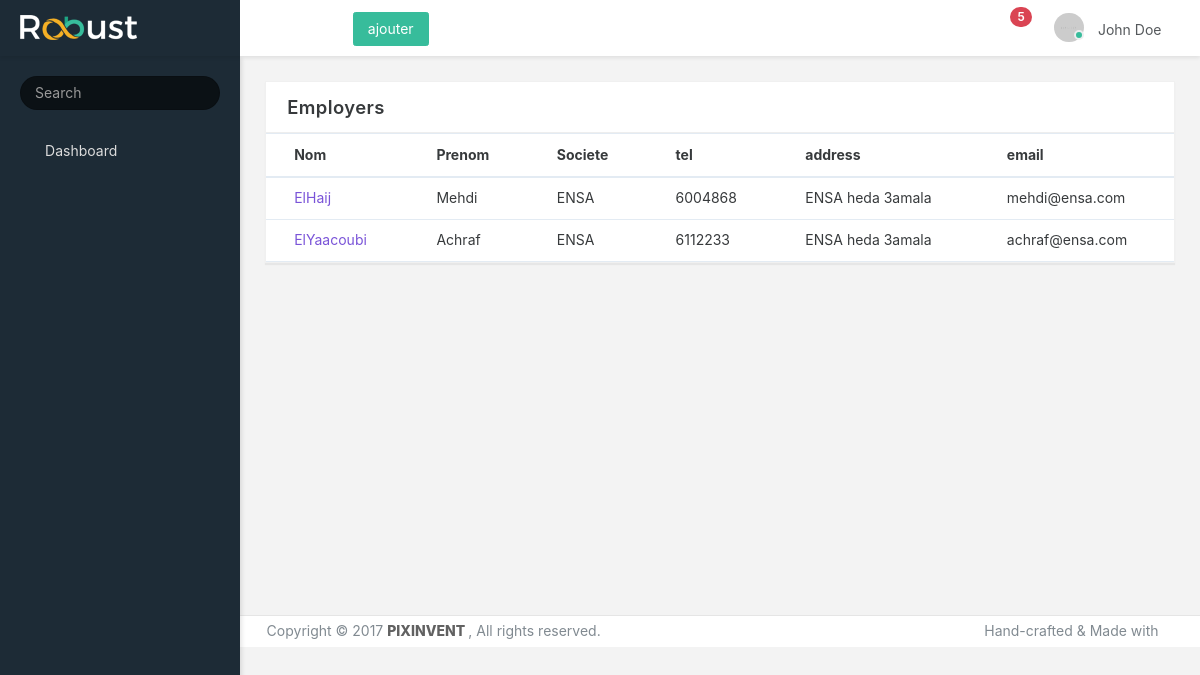
Page /clients/list.php on the committed database.
### tables this page shows
CREATE TABLE clients(
   id       INT             NOT NULL    AUTO_INCREMENT,
   nom      VARCHAR (20)    NOT NULL,
   prenom   VARCHAR (20)    NOT NULL,
   tel      INT             NOT NULL,
   address  VARCHAR (40)    NOT NULL,
   email    VARCHAR (100)   NOT NULL    CHECK (email LIKE '%_@__%.__%'),
   societe  VARCHAR (100)   NOT NULL,
   password VARCHAR (30)    NOT NULL,
   PRIMARY KEY (id)
);

### include/Basedonner.php (called while the page is built, shortened)
<?php
class BaseDonner
{
    function __construct($table, $columns)
    {
        $this->columns = $columns;
        $prop = array();
        foreach ($this->columns as $col) {
            $prop[$col] = '';
        }
        try{
            $this->db = new PDO('mysql:host=' . db_host . ';dbname=' . db_name, db_user, db_pass);
        }
        catch(PDOException $ex){
            die('impossible de se connecter a la base de donner');
        }
    }
    public static function tous($col = null, $val = null)
    {
        try{
            $db = new PDO('mysql:host=' . db_host . ';dbname=' . db_name, db_user, db_pass);
        }
        catch(PDOException $ex){
            die('impossible de se connecter a la base de donner');
        }
        if($col == null || $val == null)
            $stmt = $db->prepare("SELECT * FROM " . static::table);
        else{
            $stmt = $db->prepare("SELECT * FROM " . static::table . " WHERE $col = :val");
            $stmt->bindParam(':val', $val);
        }
        $stmt->execute();
        $resultat = $stmt->fetchAll();
        $resultat_obj = array();
        foreach ($resultat as $line) {
            $p = new static();
            $p->remplire_PDO($line);
            $resultat_obj[] = $p;
        }
        return $resultat_obj;
    }
}

### clients/list.php (the view, shortened to what this page needs)
<?php
$clients = Client::tous();
?>
<div data-scroll-to-active="true" class="main-menu menu-fixed menu-dark menu-accordion menu-shadow">
</div>
<nav class="header-navbar navbar navbar-with-menu navbar-fixed-top navbar-semi-dark navbar-shadow">
</nav>
<div class="app-content content container-fluid" style="
    margin-bottom: 300px;" >
    <div class="content-wrapper">
        <div class="row">
            <div class="col-md-12">
                <div class="card">
                    <div class="card-header">
                        <h4 class="card-title">Employers</h4>
                        <div class="heading-elements">
                            <ul class="list-inline mb-0">
                                <li><a data-action="reload"><i class="icon-reload"></i></a></li>
                                <li><a data-action="expand"><i class="icon-expand2"></i></a></li>
                            </ul>
                        </div>
                    </div>
                    <div class="card-body">
                        <div class="table-responsive">
                            <table class="table table-hover mb-0">
                                <thead>
                                    <tr>
                                        <th>Nom</th>
                                        <th>Prenom</th>
                                        <th>Societe</th>
                                        <th>tel</th>
                                        <th>address</th>
                                        <th>email</th>
                                    </tr>
                                </thead>
                                <tbody>
                                    <?php
                                        foreach ($clients as $client):
                                    ?>
                                    <tr>
                                        <td class="text-truncate"><a href="#"><?= $client->nom ?></a></td>
                                        <td class="text-truncate"><?= $client->prenom ?></td>
                                        <td class="text-truncate"><?= $client->societe ?></td>
                                        <td class="text-truncate"><?= $client->tel ?></td>
                                        <td class="text-truncate"><?= $client->address ?></td>
                                        <td class="text-truncate"><?= $client->email ?></td>
                                    </tr>
                                    <?php
                                        endforeach;
                                    ?>
                                </tbody>
                            </table>
                        </div>
                    </div>
                </div>
            </div>
        </div>
    </div>
</div>

### public/css/app.css (style rules this page uses)
@media (max-width: 1366px) { html { font-size: 14px; } }
html { height: 100%; }
html body { height: 100%; background-color: #F3F3F3; direction: ltr; }
html body.fixed-navbar { padding-top: 4rem; }
html body .content { padding: 0; transition: 300ms ease all; backface-visibility: hidden; }
html body .content .content-wrapper { padding: 1.8rem; }
.main-menu { z-index: 1000; position: absolute; display: table-cell; }
.main-menu.menu-dark { color: #dcdcdc; background: #1D2B36; }
.main-menu.menu-fixed { position: fixed; height: 100%; top: 4rem; height: calc(100% - 4rem); }
.main-menu.menu-shadow { box-shadow: 2px 2px 4px rgba(0, 0, 0, 0.1); }
@media screen and (min-width: 0px) { body:after { content: "xs - min-width: 0px"; } }
@media screen and (min-width: 544px) { body:after { content: "sm - min-width: 544px"; } }
@media screen and (min-width: 768px) { body:after { content: "md - min-width: 768px"; } }
@media screen and (min-width: 992px) { body:after { content: "lg - min-width: 992px"; } }
@media screen and (min-width: 1200px) { body:after { content: "xl - min-width: 1200px"; } }
body:after { display: none; }

### public/css/core/menu/menu-types/vertical-menu.css (style rules this page uses)
body.vertical-layout.vertical-menu.menu-expanded .main-menu { width: 240px; transition: 300ms ease all; backface-visibility: hidden; }
body.vertical-layout.vertical-menu.menu-expanded .content, body.vertical-layout.vertical-menu.menu-expanded .footer { margin-left: 240px; }
@media (min-width: 992px) { body.vertical-layout.vertical-menu .main-menu { width: 240px; } }
@media (min-width: 992px) { body.vertical-layout.vertical-menu .content, body.vertical-layout.vertical-menu .footer { margin-left: 240px; } }

### rows in the picture
clients: nom "ElHaij", prenom "Mehdi", societe "ENSA", tel "6004868", address "ENSA heda 3amala", email "mehdi@ensa.com"
clients: nom "ElYaacoubi", prenom "Achraf", societe "ENSA", tel "6112233", address "ENSA heda 3amala", email "achraf@ensa.com"

### other values in the picture
$action['text'] "ajouter"
